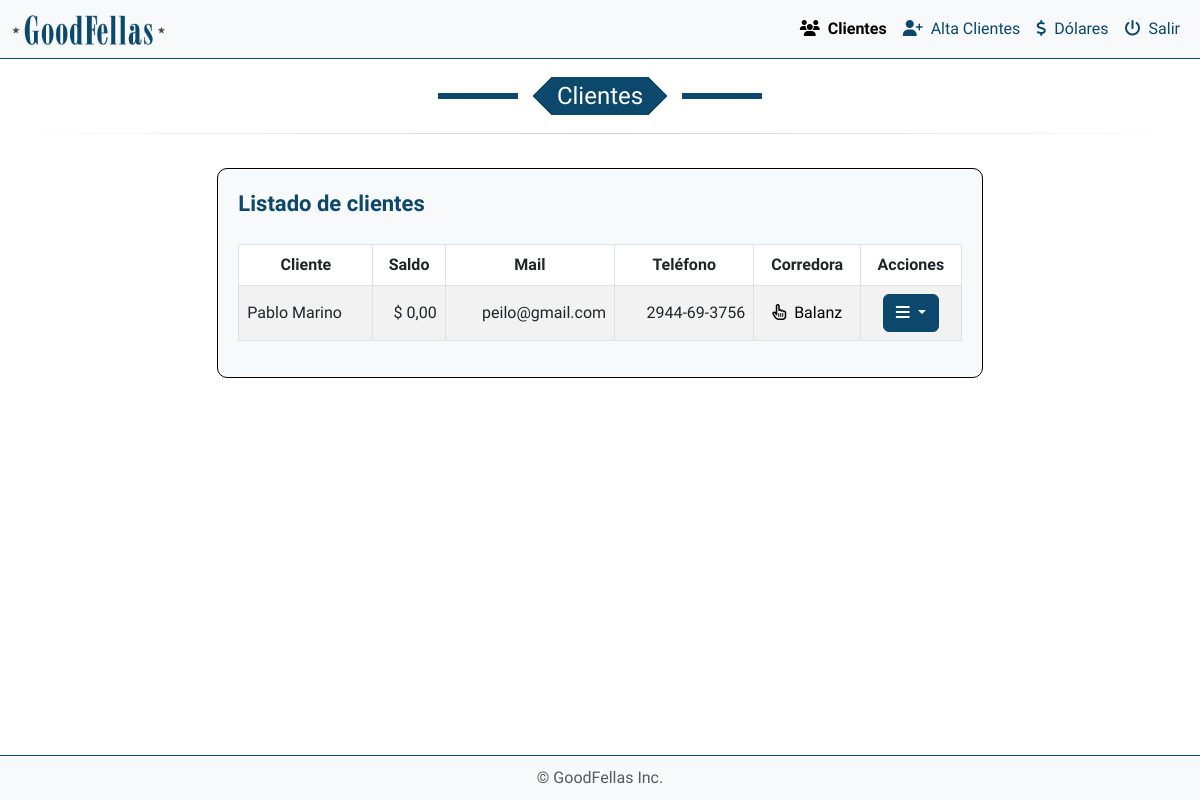
/backend/lista_clientes.php (signed in), run on an earlier commit of the app's database.
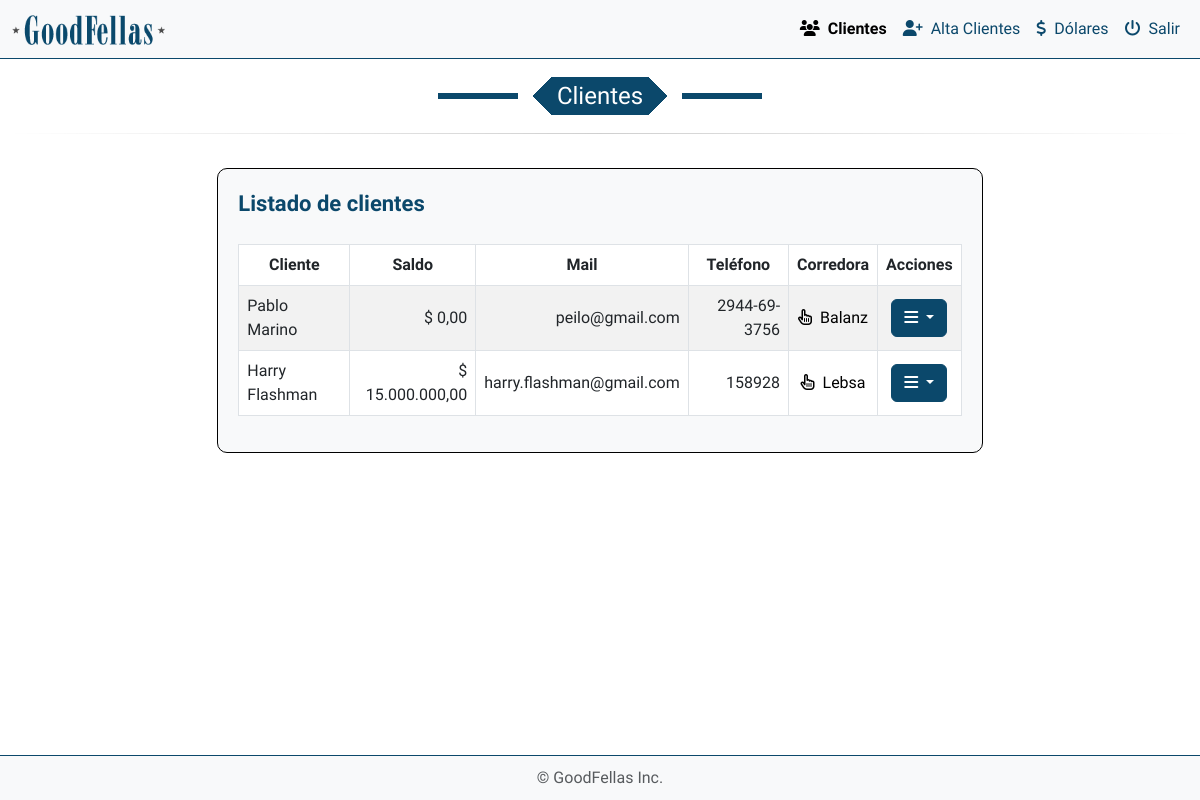
And on a later commit of the database.
### tables this page shows
CREATE TABLE `clientes` (
  `email` varchar(100) NOT NULL,
  `password` varchar(255) NOT NULL,
  `nombre` varchar(50) NOT NULL,
  `apellido` varchar(50) NOT NULL,
  `telefono` varchar(20) DEFAULT NULL,
  `corredora` varchar(100) DEFAULT NULL,
  `url` varchar(255) DEFAULT NULL,
  `cliente_id` int(11) NOT NULL,
  `mostrar_disclaimer` tinyint(1) NOT NULL DEFAULT 1
);

### public_html/funciones/formato_dinero.php (called while the page is built, shortened)
<?php
if (!function_exists('formatear_dinero')) {
    function formatear_dinero($numero)
    {
        return number_format($numero, 2, ',', '.');
    }
}

### public_html/backend/lista_clientes.php (the view, shortened to what this page needs)
<?php
require_once '../../config/config.php';
require_once '../funciones/formato_dinero.php';
$clientes = [];
try {
    $sql = "SELECT cliente_id, nombre, apellido, email, telefono, corredora, url FROM clientes";
    $stmt = $conexion->prepare($sql);
    $stmt->execute();
    $resultado = $stmt->fetchAll();
    foreach ($resultado as $row) {
        $cliente_id = $row['cliente_id'];
        $balance_sql = "SELECT efectivo FROM balance WHERE cliente_id = :cliente_id";
        $balance_stmt = $conexion->prepare($balance_sql);
        $balance_stmt->bindParam(':cliente_id', $cliente_id, PDO::PARAM_INT);
        $balance_stmt->execute();
        $balance_row = $balance_stmt->fetch();
        $row['efectivo'] = $balance_row ? $balance_row['efectivo'] : null;
        $clientes[] = $row;
    }
} catch (PDOException $e) {
    error_log("Error al obtener los clientes: " . $e->getMessage());
    die("Hubo un problema al cargar los datos de los clientes.");
}
?>
<!DOCTYPE html>
<html lang="es">
<head>
    <link rel="stylesheet" href="https://cdn.jsdelivr.net/npm/bootstrap@5.3.0-alpha3/dist/css/bootstrap.min.css">
    <link rel="stylesheet" href="https://cdnjs.cloudflare.com/ajax/libs/bootstrap-icons/1.10.3/font/bootstrap-icons.min.css">
    <link rel="stylesheet" href="https://cdnjs.cloudflare.com/ajax/libs/font-awesome/6.4.0/css/all.min.css">
    <link rel="stylesheet" href="../css/style.css">
</head>
<body>
    <nav class="navbar navbar-expand-lg navbar-light bg-light fixed-top">
        <div class="container-fluid">
            <a class="navbar-brand" href="#">
                <img src="../img/logo.png" alt="Logo" title="GoodFellas" />
            </a>
            <div class="collapse navbar-collapse" id="navbarNavDropdown">
                <ul class="navbar-nav ms-auto">
                    <li class="nav-item">
                        <a class="nav-link active" href="lista_clientes.php"><i class="fa-solid fa-users me-2"></i>Clientes</a>
                    </li>
                    <li class="nav-item">
                        <a class="nav-link" href="alta_clientes.php"><i class="fa-solid fa-user-plus me-2"></i>Alta Clientes</a>
                    </li>
                    <li class="nav-item">
                        <a class="nav-link" href="dolares.php"><i class="fa-solid fa-dollar-sign me-2"></i>Dólares</a>
                    </li>
                    <li class="nav-item">
                        <a class="nav-link" href="../logout.php"><i class="fa-solid fa-power-off me-2"></i>Salir</a>
                    </li>
                </ul>
            </div>
        </div>
    </nav>
    <div class="row mx-2 mt-navbar">
        <div class="col-12 text-center">
            <h4 class="fancy">Clientes</h4>
        </div>
        <hr class="mod">
        <div class="col-2"></div>
        <div class="col-8 text-center">
            <div class="container-fluid my-4 efectivo">
                <h5 class="me-2 cartera titulo-botones mb-4">Listado de clientes</h5>
                <div class="table-responsive">
                    <table id="clientes" class="table table-bordered table-striped">
                        <thead class="bg-secondary text-white">
                            <tr>
                                <th>Cliente</th>
                                <th>Saldo</th>
                                <th>Mail</th>
                                <th>Teléfono</th>
                                <th>Corredora</th>
                                <th colspan="6" class="text-center">Acciones</th>
                            </tr>
                        </thead>
                        <tbody>
                            <?php foreach ($clientes as $row): ?>
                                <tr>
                                    <td class="text-left"><?php echo htmlspecialchars($row['nombre'] . ' ' . $row['apellido']); ?></td>
                                    <td class="text-right">$ <?php echo htmlspecialchars(formatear_dinero($row['efectivo'])); ?></td>
                                    <td class="text-right"><?php echo htmlspecialchars($row['email']); ?></td>
                                    <td class="text-right"><?php echo htmlspecialchars($row['telefono']); ?></td>
                                    <td>
                                        <a href="<?php echo htmlspecialchars($row['url']); ?>" target="_blank" class="cliente-link">
                                            <i class="fa-regular fa-hand-pointer me-2"></i><?php echo htmlspecialchars($row['corredora']); ?>
                                        </a>
                                    </td>
                                    <td class="text-center">
                                        <div class="dropdown d-flex justify-content-center">
                                            <button class="btn custom-btn dropdown-toggle" type="button" id="dropdownMenuButton"
                                                data-bs-toggle="dropdown" aria-expanded="false" title="Acciones">
                                                <i class="fa-solid fa-bars"></i>
                                            </button>
                                        </div>
                                    </td>
                                </tr>
                            <?php endforeach; ?>
                        </tbody>
                    </table>
                </div>
            </div>
        </div>
        <div class="col-2"></div>
    </div>
    <footer class="footer bg-light">
        <div class="container">
            <span class="text-muted">© GoodFellas Inc.</span>
        </div>
    </footer>
</body>
</html>

### public_html/css/style.css (style rules this page uses)
body { font-family: "Nunito Sans", serif; }
body { display: flex; flex-direction: column; min-height: 100vh; }
.footer { background-color: #f8f9fa; text-align: center; padding: 10px 0; border-top: 1px solid #0B486B; position: fixed; width: 100%; bottom: 0; }
.nav-link { color: #0B486B; font-family: "Ubuntu", serif; }
.nav-link.active { color: #0B486B; font-weight: bold; }
.fancy { --b: 6px; --w: 80px; --g: 15px; --c: #0B486B; width: fit-content; font-family: "Nunito Sans", serif; padding: 0 1em; line-height: 1.6em; color: #fff; background: conic-gradient(from 45deg at left ,var(--c) 25%,#0000 0) 0, conic-gradient(from -135deg at right,var(--c) 25%,#0000 0) 100%; background-size: 51% 100%; background-repeat: no-repeat; border-image: linear-gradient( #0000 calc(50% - var(--b)/2), var(--c) 0 calc(50% + var(--b)/2), #0000 0) 1/0 var(--w)/calc(var(--w) + var(--g)); margin-inline: auto; }
hr.mod { border: 0; height: 1px; background-image: linear-gradient(to right, rgba(0, 0, 0, 0), rgba(0, 0, 0, 0.75), rgba(0, 0, 0, 0)); margin: 10px 0px 10px 0px; }
h5 { font-weight: 300; font-size: 22px; line-height: 1.4em; color: #404040; font-family: "Nunito Sans", serif; }
.custom-btn { background-color: #0b486b !important; border-color: #0b486b !important; color: #fff !important; }
.table-responsive { overflow-x: auto; }
@media (min-width: 768px) { .table-responsive { overflow-x: visible; } }
.efectivo { border: 1px solid black; border-radius: 10px; background-color: #f8f9fa; padding: 20px; align-items: center; justify-content: space-between; }
.titulo-botones { display: flex; flex-direction: column; align-items: flex-start; width: 100%; }
.cartera { color: #0B486B; font-weight: bold; }
thead { background-color: transparent !important; }
.table-bordered { border: none; }
.table-bordered th, .table-bordered td { border: 1px solid #dee2e6; }
.table td, .table th { vertical-align: middle; }
th.text-center { text-align: center; }
td.text-center { text-align: center; }
.navbar { border-bottom: 1px solid #0B486B; }
.navbar-brand { left: 1rem; }
.navbar-brand img { height: 30px; }
.mt-navbar { margin-top: 77px; }
.text-right { text-align: right; }
.text-left { text-align: left; }
footer { z-index: 9998; }
.cliente-link { color: #000; text-decoration: none; }

What changed in the data, as far as the page shows it:
added clientes: nombre+apellido "Harry Flashman", efectivo "15.000.000,00", email "harry.flashman@gmail.com", telefono "158928", corredora "Lebsa"
